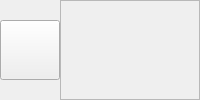
           <widget class="QFrame" name="curMusic">
            <layout class="QHBoxLayout" name="curMusicLayout">
             <property name="spacing">
              <number>0</number>
             </property>
             <property name="leftMargin">
              <number>0</number>
             </property>
             <property name="topMargin">
              <number>0</number>
             </property>
             <property name="rightMargin">
              <number>0</number>
             </property>
             <property name="bottomMargin">
              <number>0</number>
             </property>
             <item>
              <widget class="QPushButton" name="openBtn">
               <property name="sizePolicy">
                <sizepolicy hsizetype="Fixed" vsizetype="Fixed">
                 <horstretch>0</horstretch>
                 <verstretch>0</verstretch>
                </sizepolicy>
               </property>
               <property name="minimumSize">
                <size>
                 <width>60</width>
                 <height>60</height>
                </size>
               </property>
               <property name="maximumSize">
                <size>
                 <width>60</width>
                 <height>60</height>
                </size>
               </property>
               <property name="styleSheet">
                <string notr="true">border-image: url(:/img/avatar.png);</string>
               </property>
               <property name="text">
                <string/>
               </property>
              </widget>
             </item>
             <item>
              <widget class="QFrame" name="frame_3">
               <property name="frameShape">
                <enum>QFrame::StyledPanel</enum>
               </property>
               <property name="frameShadow">
                <enum>QFrame::Raised</enum>
               </property>
               <layout class="QVBoxLayout" name="verticalLayout_6">
                <property name="spacing">
                 <number>0</number>
                </property>
                <property name="leftMargin">
                 <number>9</number>
                </property>
                <property name="topMargin">
                 <number>0</number>
                </property>
                <property name="rightMargin">
                 <number>0</number>
                </property>
                <property name="bottomMargin">
                 <number>0</number>
                </property>
                <item>
                 <widget class="QLabel" name="curMusicNameLabel">
                  <property name="font">
                   <font>
                    <family>华康少女文字 - Kelvin</family>
                    <pointsize>10</pointsize>
                   </font>
                  </property>
                  <property name="text">
                   <string/>
                  </property>
                 </widget>
                </item>
                <item>
                 <widget class="QLabel" name="curArtistNameLabel">
                  <property name="font">
                   <font>
                    <family>华康少女文字 - Kelvin</family>
                    <pointsize>10</pointsize>
                   </font>
                  </property>
                  <property name="text">
                   <string/>
                  </property>
                 </widget>
                </item>
               </layout>
              </widget>
             </item>
            </layout>
           </widget>
